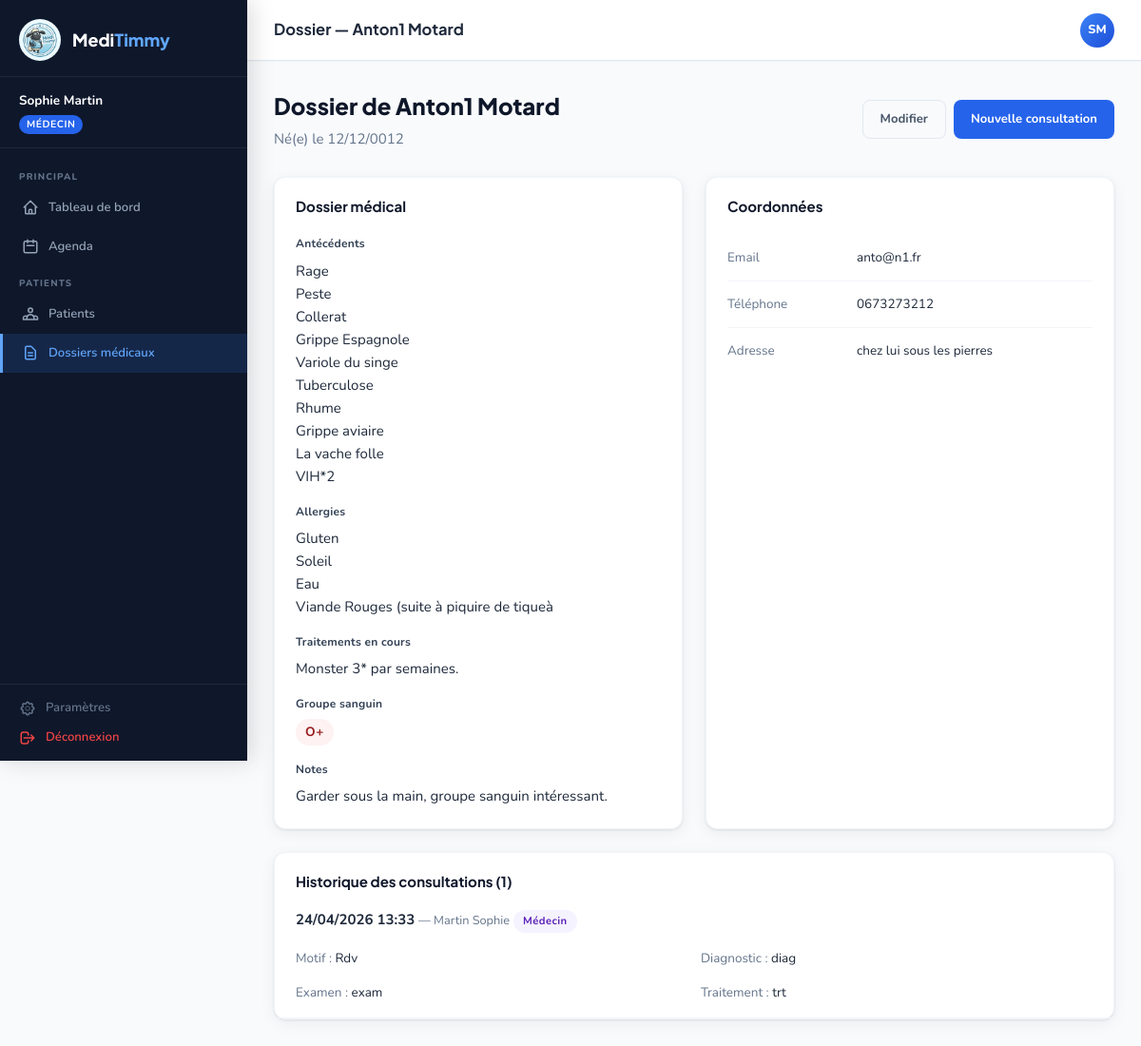
The page /index.php?route=dossier.show&id=4 (signed in) on the database its author committed.
### tables this page shows
CREATE TABLE `patients` (
  `id` int(11) NOT NULL,
  `user_id` int(11) DEFAULT NULL,
  `nom` varchar(80) NOT NULL,
  `prenom` varchar(80) NOT NULL,
  `date_naissance` date DEFAULT NULL,
  `email` varchar(180) DEFAULT NULL,
  `telephone` varchar(20) DEFAULT NULL,
  `adresse` text DEFAULT NULL,
  `created_at` timestamp NULL DEFAULT current_timestamp()
);

CREATE TABLE `dossiers` (
  `id` int(11) NOT NULL,
  `patient_id` int(11) NOT NULL,
  `antecedents` text DEFAULT NULL,
  `allergies` text DEFAULT NULL,
  `traitements_en_cours` text DEFAULT NULL,
  `groupe_sanguin` varchar(10) DEFAULT NULL,
  `notes_generales` text DEFAULT NULL,
  `created_at` timestamp NULL DEFAULT current_timestamp(),
  `updated_at` timestamp NULL DEFAULT current_timestamp() ON UPDATE current_timestamp()
);

CREATE TABLE `consultations` (
  `id` int(11) NOT NULL,
  `rendez_vous_id` int(11) DEFAULT NULL,
  `patient_id` int(11) NOT NULL,
  `praticien_id` int(11) NOT NULL,
  `date_consultation` datetime NOT NULL,
  `motif` varchar(255) DEFAULT NULL,
  `examen_clinique` text DEFAULT NULL,
  `diagnostic` text DEFAULT NULL,
  `traitement_prescrit` text DEFAULT NULL,
  `notes` text DEFAULT NULL,
  `created_at` timestamp NULL DEFAULT current_timestamp()
);

CREATE TABLE `roles` (
  `id` int(11) NOT NULL,
  `nom` varchar(60) NOT NULL,
  `label` varchar(120) NOT NULL,
  `est_systeme` tinyint(1) DEFAULT 0,
  `created_at` timestamp NULL DEFAULT current_timestamp()
);

### config/app.php (called while the page is built, shortened)
<?php
spl_autoload_register(function (string $class) {
    $dirs = [
        __DIR__ . '/../controllers/',
        __DIR__ . '/../models/',
        __DIR__ . '/../middleware/',
    ];
    foreach ($dirs as $dir) {
        $file = $dir . $class . '.php';
        if (file_exists($file)) {
            return;
        }
    }
});
function view(string $path, array $data = []): void {
    extract($data);
    require __DIR__ . '/../views/' . $path . '.php';
}
function e(string $s): string {
    return htmlspecialchars($s, ENT_QUOTES, 'UTF-8');
}

### controllers/DossierController.php (called while the page is built, shortened)
<?php
class DossierController {
    public function show(): void {
        $id = (int)($_GET['id'] ?? 0);
        $patient = (new PatientModel())->findById($id);
        $dossier = (new DossierModel())->findByPatient($id);
        $consultations = (new ConsultationModel())->getForPatient($id);
        view('dossier/show', compact('patient', 'dossier', 'consultations'));
    }
}

### middleware/RoleMiddleware.php (called while the page is built, shortened)
<?php
class RoleMiddleware {
    public static function require(string $permission, callable $action): void {
        $action();
    }
    public static function can(string $permission): bool {
        return in_array($permission, $_SESSION['user']['permissions'] ?? []);
    }
}

### middleware/AuthMiddleware.php (called while the page is built, shortened)
<?php
class AuthMiddleware {
    public static function require(callable $action): void {
        $action();
    }
}

### config/database.php (called while the page is built, shortened)
<?php
function getPDO(): PDO {
    static $pdo = null;
    if ($pdo === null) {
        $dsn = "mysql:host=" . DB_HOST . ";dbname=" . DB_NAME . ";charset=" . DB_CHARSET;
        $options = [
            PDO::ATTR_ERRMODE            => PDO::ERRMODE_EXCEPTION,
            PDO::ATTR_DEFAULT_FETCH_MODE => PDO::FETCH_ASSOC,
            PDO::ATTR_EMULATE_PREPARES   => false,
        ];
        try {
            $pdo = new PDO($dsn, DB_USER, DB_PASS, $options);
        } catch (PDOException $e) {
            die(json_encode(['error' => 'Connexion base de données impossible : ' . $e->getMessage()]));
        }
    }
    return $pdo;
}

### models/PatientModel.php (called while the page is built, shortened)
<?php
class PatientModel {
    private PDO $pdo;
    public function __construct() { $this->pdo = getPDO(); }
    public function findById(int $id): ?array {
        $stmt = $this->pdo->prepare("SELECT p.*, u.username, u.email as user_email FROM patients p LEFT JOIN users u ON u.id=p.user_id WHERE p.id=?");
        $stmt->execute([$id]);
        return $stmt->fetch() ?: null;
    }
}

### models/DossierModel.php (called while the page is built, shortened)
<?php
class DossierModel {
    private PDO $pdo;
    public function __construct() { $this->pdo = getPDO(); }
    public function findByPatient(int $patientId): ?array {
        $stmt = $this->pdo->prepare("SELECT * FROM dossiers WHERE patient_id=?");
        $stmt->execute([$patientId]);
        return $stmt->fetch() ?: null;
    }
}

### models/ConsultationModel.php (called while the page is built, shortened)
<?php
class ConsultationModel {
    private PDO $pdo;
    public function __construct() { $this->pdo = getPDO(); }
    public function getForPatient(int $patientId): array {
        $stmt = $this->pdo->prepare("
            SELECT c.*, CONCAT(u.nom,' ',u.prenom) as praticien_nom, r.label as praticien_role
            FROM consultations c JOIN users u ON u.id=c.praticien_id JOIN roles r ON r.id=u.role_id
            WHERE c.patient_id=? ORDER BY c.date_consultation DESC
        ");
        $stmt->execute([$patientId]);
        return $stmt->fetchAll();
    }
}

### views/dossier/show.php (the view, shortened to what this page needs)
<?php
$pageTitle   = 'Dossier — ' . e($patient['prenom'] . ' ' . $patient['nom']);
$activeRoute = 'dossiers';
?>
<div class="page-header flex justify-between items-center">
  <div>
    <h1>Dossier de <?= e($patient['prenom'] . ' ' . $patient['nom']) ?></h1>
    <?php if ($patient['date_naissance']): ?><p>Né(e) le <?= date('d/m/Y', strtotime($patient['date_naissance'])) ?></p><?php endif; ?>
  </div>
  <div class="flex gap-2">
    <a href="?route=patient.edit&id=<?= $patient['id'] ?>" class="btn btn-ghost">Modifier</a>
    <?php if (RoleMiddleware::can('creer_consultation')): ?>
    <a href="?route=consultation.create&patient_id=<?= $patient['id'] ?>" class="btn btn-primary">Nouvelle consultation</a>
    <?php endif; ?>
  </div>
</div>
<div class="grid-2" style="gap:24px; margin-bottom:24px;">
  <div class="card">
    <div class="card-header"><span class="card-title">Dossier médical</span></div>
    <div class="card-body">
      <?php if ($dossier): ?>
      <div style="display:flex; flex-direction:column; gap:16px;">
        <div><div class="form-label">Antécédents</div><p><?= nl2br(e($dossier['antecedents'] ?? '—')) ?></p></div>
        <div><div class="form-label">Allergies</div><p><?= nl2br(e($dossier['allergies'] ?? '—')) ?></p></div>
        <div><div class="form-label">Traitements en cours</div><p><?= nl2br(e($dossier['traitements_en_cours'] ?? '—')) ?></p></div>
        <div><div class="form-label">Groupe sanguin</div>
          <?php if ($dossier['groupe_sanguin']): ?>
          <span class="badge badge-red" style="font-size:.9rem;"><?= e($dossier['groupe_sanguin']) ?></span>
          <?php else: ?><p>—</p><?php endif; ?>
        </div>
        <?php if ($dossier['notes_generales']): ?>
        <div><div class="form-label">Notes</div><p><?= nl2br(e($dossier['notes_generales'])) ?></p></div>
        <?php endif; ?>
      </div>
      <?php else: ?>
      <p class="text-gray">Aucun dossier médical. <a href="?route=patient.edit&id=<?= $patient['id'] ?>">Créer le dossier</a></p>
      <?php endif; ?>
    </div>
  </div>
  <div class="card">
    <div class="card-header"><span class="card-title">Coordonnées</span></div>
    <div class="card-body">
      <table style="font-size:.9rem; width:100%;"><tbody>
        <tr><td class="text-gray" style="padding:6px 12px 6px 0; width:120px;">Email</td><td><?= e($patient['email'] ?? '—') ?></td></tr>
        <tr><td class="text-gray" style="padding:6px 12px 6px 0;">Téléphone</td><td><?= e($patient['telephone'] ?? '—') ?></td></tr>
        <tr><td class="text-gray" style="padding:6px 12px 6px 0;">Adresse</td><td><?= e($patient['adresse'] ?? '—') ?></td></tr>
      </tbody></table>
    </div>
  </div>
</div>
<div class="card">
  <div class="card-header"><span class="card-title">Historique des consultations (<?= count($consultations) ?>)</span></div>
  <div class="card-body" style="padding:0;">
    <?php if (empty($consultations)): ?>
    <p style="padding:20px; color:var(--gray-400); text-align:center;">Aucune consultation enregistrée.</p>
    <?php else: ?>
    <?php foreach ($consultations as $c): ?>
    <div style="padding:16px 22px; border-bottom:1px solid var(--gray-100);">
      <div class="flex justify-between items-center mb-4">
        <div>
          <span class="font-bold"><?= date('d/m/Y H:i', strtotime($c['date_consultation'])) ?></span>
          <span class="text-gray text-sm ml-2">— <?= e($c['praticien_nom']) ?></span>
          <span class="badge badge-purple text-xs ml-2"><?= e($c['praticien_role']) ?></span>
        </div>
      </div>
      <div class="grid-2" style="gap:14px; font-size:.9rem;">
        <?php if ($c['motif']): ?><div><span class="text-gray">Motif :</span> <?= e($c['motif']) ?></div><?php endif; ?>
        <?php if ($c['diagnostic']): ?><div><span class="text-gray">Diagnostic :</span> <?= nl2br(e($c['diagnostic'])) ?></div><?php endif; ?>
        <?php if ($c['examen_clinique']): ?><div><span class="text-gray">Examen :</span> <?= nl2br(e($c['examen_clinique'])) ?></div><?php endif; ?>
        <?php if ($c['traitement_prescrit']): ?><div><span class="text-gray">Traitement :</span> <?= nl2br(e($c['traitement_prescrit'])) ?></div><?php endif; ?>
      </div>
    </div>
    <?php endforeach; ?>
    <?php endif; ?>
  </div>
</div>
<?php $content = ob_get_clean(); require __DIR__ . '/../layouts/app.php'; ?>

### views/layouts/app.php (shortened to what this page needs)
<!DOCTYPE html>
<html lang="fr">
<head>
<link rel="stylesheet" href="<?= BASE_URL ?>/public/css/app.css">
</head>
<body>
<div class="app-layout">
  <aside class="sidebar" id="sidebar">
    <div class="sidebar-logo">
      <img src="<?= BASE_URL ?>/public/img/logo.png" alt="MediTimmy">
      <div class="sidebar-logo-text">Medi<span>Timmy</span></div>
    </div>
    <div class="sidebar-user">
      <div class="sidebar-user-name"><?= e($_SESSION['user']['prenom'] . ' ' . $_SESSION['user']['nom']) ?></div>
      <span class="sidebar-user-role"><?= e($_SESSION['user']['role_label']) ?></span>
    </div>
    <nav class="sidebar-nav">
      <div class="sidebar-section-label">Principal</div>
      <a href="?route=dashboard" class="<?= ($activeRoute ?? '') === 'dashboard' ? 'active' : '' ?>">
        <svg fill="none" stroke="currentColor" viewBox="0 0 24 24"><path stroke-linecap="round" stroke-linejoin="round" stroke-width="2" d="M3 12l2-2m0 0l7-7 7 7M5 10v10a1 1 0 001 1h3m10-11l2 2m-2-2v10a1 1 0 01-1 1h-3m-6 0a1 1 0 001-1v-4a1 1 0 011-1h2a1 1 0 011 1v4a1 1 0 001 1m-6 0h6"/></svg>
        Tableau de bord
      </a>
      <?php if (RoleMiddleware::can('voir_agenda')): ?>
      <a href="?route=agenda" class="<?= ($activeRoute ?? '') === 'agenda' ? 'active' : '' ?>">
        <svg fill="none" stroke="currentColor" viewBox="0 0 24 24"><path stroke-linecap="round" stroke-linejoin="round" stroke-width="2" d="M8 7V3m8 4V3m-9 8h10M5 21h14a2 2 0 002-2V7a2 2 0 00-2-2H5a2 2 0 00-2 2v12a2 2 0 002 2z"/></svg>
        Agenda
      </a>
      <?php endif; ?>
      <?php if (RoleMiddleware::can('voir_patients')): ?>
      <div class="sidebar-section-label">Patients</div>
      <a href="?route=patients" class="<?= ($activeRoute ?? '') === 'patients' ? 'active' : '' ?>">
        Patients
      </a>
      <?php endif; ?>
      <?php if (RoleMiddleware::can('voir_dossiers')): ?>
      <a href="?route=dossiers" class="<?= ($activeRoute ?? '') === 'dossiers' ? 'active' : '' ?>">
        <svg fill="none" stroke="currentColor" viewBox="0 0 24 24"><path stroke-linecap="round" stroke-linejoin="round" stroke-width="2" d="M9 12h6m-6 4h6m2 5H7a2 2 0 01-2-2V5a2 2 0 012-2h5.586a1 1 0 01.707.293l5.414 5.414a1 1 0 01.293.707V19a2 2 0 01-2 2z"/></svg>
        Dossiers médicaux
      </a>
      <?php endif; ?>
    </nav>
    <div class="sidebar-footer">
      <a href="?route=settings">
        Paramètres
      </a>
      <a href="?route=logout" style="margin-top:10px; color: #EF4444;">
        <svg fill="none" stroke="currentColor" viewBox="0 0 24 24" width="18" height="18"><path stroke-linecap="round" stroke-linejoin="round" stroke-width="2" d="M17 16l4-4m0 0l-4-4m4 4H7m6 4v1a3 3 0 01-3 3H6a3 3 0 01-3-3V7a3 3 0 013-3h4a3 3 0 013 3v1"/></svg>
        Déconnexion
      </a>
    </div>
  </aside>
  <div class="main-content">
    <header class="topbar">
      <div class="topbar-title"><?= e($pageTitle ?? 'Tableau de bord') ?></div>
      <div class="topbar-right">
        <div class="topbar-avatar" title="<?= e($_SESSION['user']['username']) ?>">
          <?= strtoupper(substr($_SESSION['user']['prenom'], 0, 1) . substr($_SESSION['user']['nom'], 0, 1)) ?>
        </div>
      </div>
    </header>
    <main class="page-content">
      <?php echo $content ?? ''; ?>
    </main>
  </div>
</div>
</body>
</html>

### rows shown on the page
patients: pageTitle "Dossier — Anton1 Motard", prenom+nom "Anton1 Motard", date_naissance "12/12/0012", email "anto@n1.fr", telephone "0673273212", adresse "chez lui sous les pierres"
dossiers: antecedents "Rage Peste Collerat Grippe Espagnole Variole du singe Tuberculose Rhume Grippe aviaire La vache folle VIH*2", allergies "Gluten Soleil Eau Viande Rouges (suite à piquire de tiqueà", traitements_en_cours "Monster 3* par semaines.", groupe_sanguin "O+", notes_generales "Garder sous la main, groupe sanguin intéressant."
consultations: date_consultation "24/04/2026 13:33", praticien_nom "Martin Sophie", roles.label "Médecin", motif "Rdv", diagnostic "diag", examen_clinique "exam", traitement_prescrit "trt"

### other values the page prints
$_SESSION['user']['prenom'] . ' ' . $_SESSION['user']['nom'] "Sophie Martin"
$_SESSION['user']['role_label'] "MÉDECIN"
count($consultations) "1"
